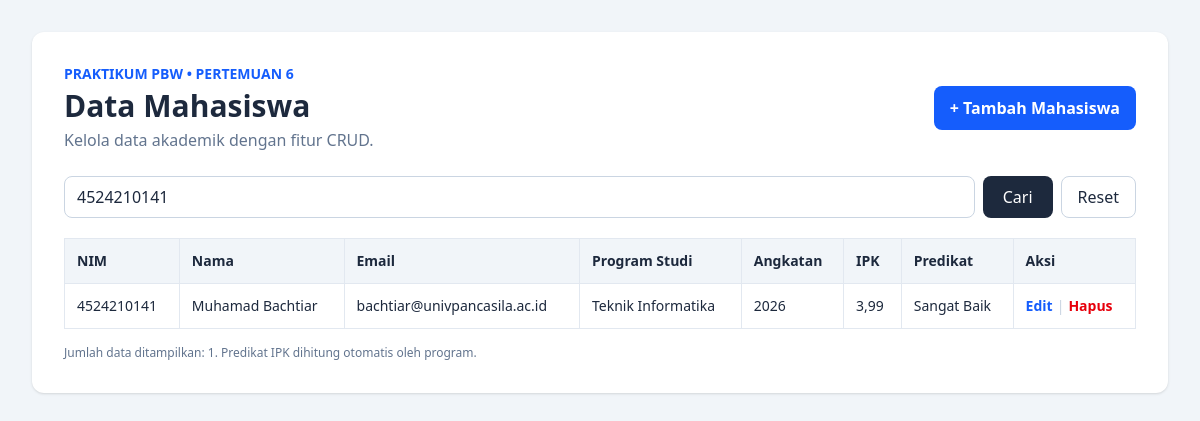
The page /pertemuan6/index.php?cari=4524210141 on the database its author committed.
### tables this page shows
CREATE TABLE `mahasiswa` (
  `id` bigint(20) UNSIGNED NOT NULL,
  `nim` varchar(15) NOT NULL,
  `nama` varchar(100) NOT NULL,
  `email` varchar(120) NOT NULL,
  `prodi` varchar(80) NOT NULL,
  `angkatan` year(4) NOT NULL,
  `ipk` decimal(3,2) DEFAULT 0.00
);

### pertemuan6/index.php (the view, shortened to what this page needs)
<?php
require_once 'koneksi.php';
$cari = trim($_GET['cari'] ?? '');
if ($cari !== '') {
    $kata = '%' . $cari . '%';
    $stmt = mysqli_prepare($koneksi, 'SELECT nim, nama, email, prodi, angkatan, ipk FROM mahasiswa WHERE nim LIKE ? OR nama LIKE ? OR prodi LIKE ? ORDER BY nama ASC');
    mysqli_stmt_bind_param($stmt, 'sss', $kata, $kata, $kata);
} else {
    $stmt = mysqli_prepare($koneksi, 'SELECT nim, nama, email, prodi, angkatan, ipk FROM mahasiswa ORDER BY nama ASC');
}
mysqli_stmt_execute($stmt);
$result = mysqli_stmt_get_result($stmt);
function e($value) { return htmlspecialchars((string)$value, ENT_QUOTES, 'UTF-8'); }
function predikat($ipk) {
    if ($ipk >= 3.50) return 'Sangat Baik';
    return 'Perlu Evaluasi';
}
?>
<!DOCTYPE html>
<html lang="id">
<head>
<script src="https://cdn.jsdelivr.net/npm/@tailwindcss/browser@4"></script>
</head>
<body class="bg-slate-100 min-h-screen p-4 md:p-8 text-slate-800">
<main class="max-w-6xl mx-auto bg-white rounded-xl shadow-sm p-5 md:p-8">
  <div class="flex flex-col md:flex-row md:items-center md:justify-between gap-4 mb-6">
    <div><p class="text-sm font-semibold text-blue-600">PRAKTIKUM PBW • PERTEMUAN 6</p><h1 class="text-3xl font-bold mt-1">Data Mahasiswa</h1><p class="text-slate-500 mt-1">Kelola data akademik dengan fitur CRUD.</p></div>
    <a href="create.php" class="bg-blue-600 hover:bg-blue-700 text-white px-4 py-2.5 rounded-lg font-semibold text-center">+ Tambah Mahasiswa</a>
  </div>
  <form method="GET" class="flex flex-col sm:flex-row gap-2 mb-5">
    <input type="search" name="cari" value="<?= e($cari) ?>" placeholder="Cari NIM, nama, atau prodi..." class="w-full border border-slate-300 rounded-lg px-3 py-2 focus:outline-none focus:ring-2 focus:ring-blue-300">
    <button class="bg-slate-800 hover:bg-slate-700 text-white rounded-lg px-5 py-2">Cari</button>
    <?php if ($cari !== ''): ?><a href="index.php" class="border border-slate-300 rounded-lg px-4 py-2 text-center">Reset</a><?php endif; ?>
  </form>
  <div class="overflow-x-auto">
  <table class="w-full text-sm border-collapse">
    <thead class="bg-slate-100 text-left"><tr>
      <th class="p-3 border border-slate-200">NIM</th><th class="p-3 border border-slate-200">Nama</th><th class="p-3 border border-slate-200">Email</th><th class="p-3 border border-slate-200">Program Studi</th><th class="p-3 border border-slate-200">Angkatan</th><th class="p-3 border border-slate-200">IPK</th><th class="p-3 border border-slate-200">Predikat</th><th class="p-3 border border-slate-200">Aksi</th>
    </tr></thead><tbody>
    <?php if (mysqli_num_rows($result) === 0): ?>
      <tr><td colspan="8" class="p-6 text-center text-slate-500 border border-slate-200">Data mahasiswa tidak ditemukan.</td></tr>
    <?php else: while ($data = mysqli_fetch_assoc($result)): ?>
      <tr class="hover:bg-blue-50">
        <td class="p-3 border border-slate-200 whitespace-nowrap"><?= e($data['nim']) ?></td><td class="p-3 border border-slate-200"><?= e($data['nama']) ?></td><td class="p-3 border border-slate-200"><?= e($data['email']) ?></td><td class="p-3 border border-slate-200"><?= e($data['prodi']) ?></td><td class="p-3 border border-slate-200"><?= e($data['angkatan']) ?></td><td class="p-3 border border-slate-200"><?= number_format((float)$data['ipk'], 2, ',', '.') ?></td><td class="p-3 border border-slate-200"><?= e(predikat((float)$data['ipk'])) ?></td>
        <td class="p-3 border border-slate-200 whitespace-nowrap"><a class="text-blue-600 font-semibold hover:underline" href="edit.php?nim=<?= urlencode($data['nim']) ?>">Edit</a><span class="text-slate-300 mx-1">|</span><form class="inline" action="delete.php" method="POST" onsubmit="return confirm('Yakin ingin menghapus data <?= e($data['nama']) ?>?')"><input type="hidden" name="nim" value="<?= e($data['nim']) ?>"><button class="text-red-600 font-semibold hover:underline">Hapus</button></form></td>
      </tr>
    <?php endwhile; endif; ?>
    </tbody>
  </table></div>
  <p class="text-xs text-slate-500 mt-4">Jumlah data ditampilkan: <?= mysqli_num_rows($result) ?>. Predikat IPK dihitung otomatis oleh program.</p>
</main></body></html>

### rows shown on the page
mahasiswa: nim "4524210141", nama "Muhamad Bachtiar", email "bachtiar@univpancasila.ac.id", prodi "Teknik Informatika", angkatan "2026", ipk "3,99", ipk "Sangat Baik"

### other values the page prints
mysqli_num_rows($result) "1"
